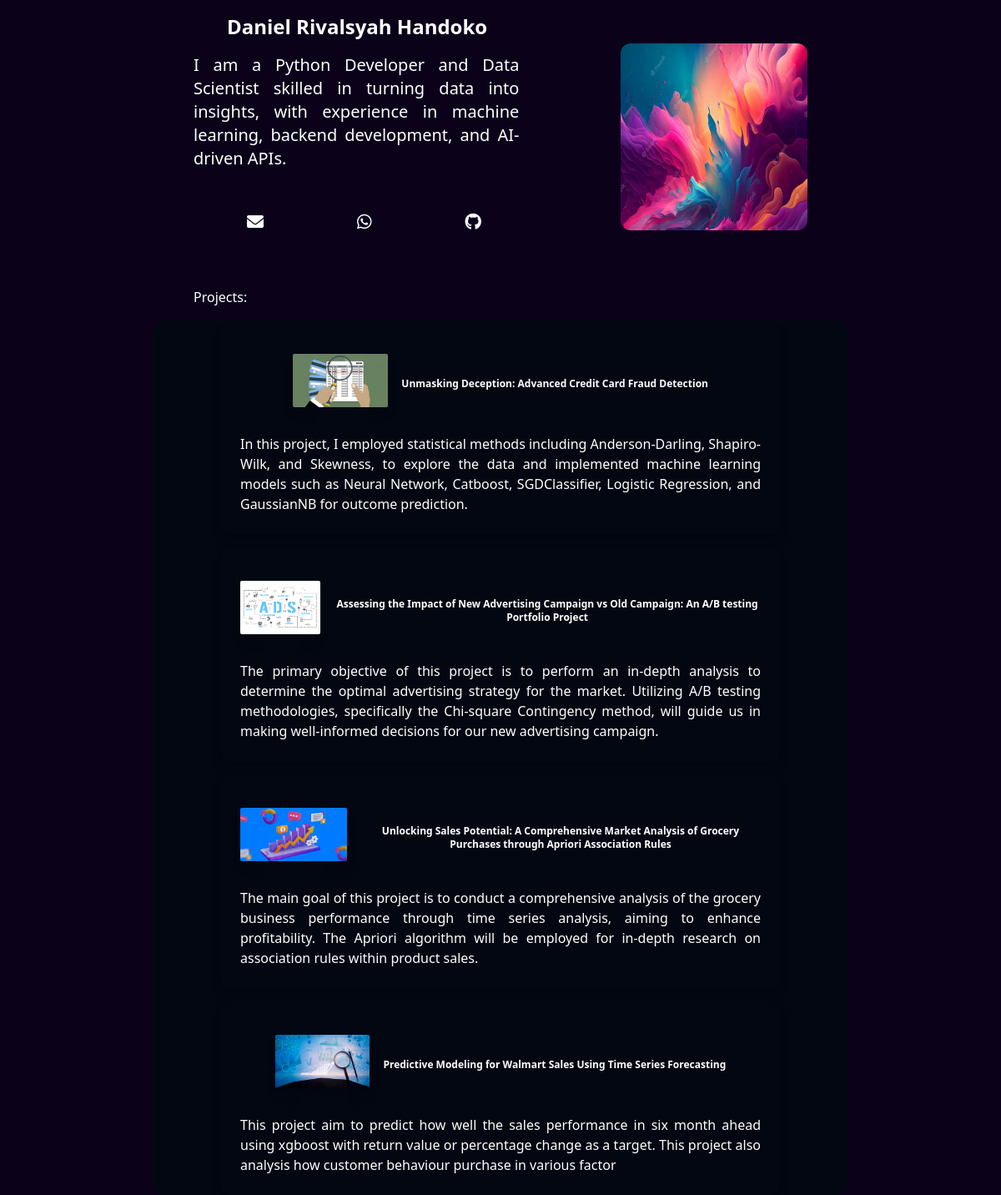
The page / on the database its author committed.
### portfolio/models.py (models this page shows, shortened)
class Profile(models.Model):
    project = models.ManyToManyField(Project)
    name = models.CharField(max_length=100)
    photo = models.ImageField(upload_to='images/',
                              blank=True,
                              null=True)
    bio = models.TextField()
    summary = models.TextField(null=True,
                               blank=True)
    email = models.EmailField()
    phone = models.CharField(max_length=20)
    social_links = models.URLField(blank=True,
                                   null=True)

class Project(models.Model):
    skills = models.ManyToManyField(Skill)
    title = models.CharField(max_length=200)
    summary = models.TextField(null=True,
                               blank=True)
    description = models.TextField()
    image = models.ImageField(upload_to='images/')
    url = models.URLField(blank=True,
                          null=True)
    created_at = models.DateField(auto_now_add=True)

### portfolio/views.py (the view)
# urls.py: 2. Add a URL to urlpatterns:  path('', Home.as_view(), name='home')
class Home(generic.DetailView):
    model = Profile
    template_name = 'portfolio/home.html'
    context_object_name = 'profiles'
    def get_object(self, queryset=None):
        return Profile.objects.first()
    def get_context_data(self, **kwargs):
        context = super().get_context_data(**kwargs)
        context['projects'] = Project.objects.all()
        return context

### portfolio/templates/portfolio/home.html (shortened to what this page needs)
{% extends 'base.html' %}
{% block content %}
<body class="container mx-auto h-screen text-white" style="background-color: #0B021A;">
<main class="container mx-auto gap-x-4 px-24">
<div>
<div class="container mx-auto flex item-center gap-x-4 px-12">
    <div class="flex justify-between items-center gap-6">
        <div class="flex flex-col">
            <p class="whitespace-normal text-2xl font-semibold text-white px-10 py-4">
            {{profiles.name}}
            </p>
            <p class="whitespace-normal w-4/5 text-xl font-sans text-white text-justify">
            {{profiles.summary}}
            </p>
        <div class="flex item-center">
            <p class="flex gap-x-28 px-16 py-12">
                <a href='mailto:{{profiles.email}}' target='_blank'>
                    <i class="fa-solid fa-envelope text-white text-xl"></i>
                </a>
                <a href='https://wa.me/{{profiles.phone}}' target='_blank'>
                    <i class="fa-brands fa-whatsapp text-white text-xl"></i>
                </a>
                <a href='{{profiles.social_links}}' target='_blank'>
                    <i class="fa-brands fa-github text-white text-xl"></i>
                </a>
            </p>
        </div>
        </div>
        <div class="shrink-0">
            <img class="size-56 rounded-xl" src="{{profiles.photo.url}}" alt="Altphoto">
        </div>
    </div>
</div>
</div>
<main>
    <p class="flex item-center gap-x-4 px-12 py-4">
        Projects:
    </p>
    <div class="container mx-auto bg-gray-950 rounded-xl flex flex-col items-center gap-y-4">
        {% if projects %}
        {% for project in projects %}
        <div class="p-6 max-w-2xl bg-gray-950 rounded-xl shadow-lg flex flex-col items-center gap-y-4">
            <div class="flex items-center space-y-2 sm:py-4 sm:flex sm:items-center sm:spacey-0 sm:gap-x-4">
                <img class="block mx-auto h-16 rounded-sm shadow-lg sm:mx-0 sm:shrink-0" src="{{project.image.url}}">
                <a href='{% url 'portfolio:project' project.id %}'
                    class="text-xs font-semibold text-white text-center space-y-2 sm:text-center"
                >
                    {{ project.title }}
                </a>
            </div>
            <p class="text-justify">
                {{ project.summary }}
            </p>
        </div>
        {% endfor %}
        {% else %}
        <p>No projects found.</p>
        {% endif %}
    </div>
</body>
{% endblock content %}

### templates/base.html (shortened to what this page needs)
<!DOCTYPE html>
<html lang="en">
{% load static %}
<head>
    <script src="https://cdn.tailwindcss.com"></script>
    <link href="{% static 'css/styles.css' %}" rel="stylesheet">
    <link href="https://cdnjs.cloudflare.com/ajax/libs/font-awesome/6.0.0/css/all.min.css" rel="stylesheet">
</head>
{% block content %}{% endblock content %}

### static/css/styles.css (style rules this page uses)
html, :host { line-height: 1.5; -webkit-text-size-adjust: 100%; -moz-tab-size: 4; -o-tab-size: 4; tab-size: 4; font-family: ui-sans-serif, system-ui, sans-serif, "Apple Color Emoji", "Segoe UI Emoji", "Segoe UI Symbol", "Noto Color Emoji"; font-feature-settings: normal; font-variation-settings: normal; -webkit-tap-highlight-color: transparent; }
body { margin: 0; line-height: inherit; }
a { color: inherit; text-decoration: inherit; }
blockquote, dl, dd, h1, h2, h3, h4, h5, h6, hr, figure, p, pre { margin: 0; }
img, svg, video, canvas, audio, iframe, embed, object { display: block; vertical-align: middle; }
img, video { max-width: 100%; height: auto; }
.block { display: block; }

### rows shown on the page
Profile: name "Daniel Rivalsyah Handoko", summary "I am a Python Developer and Data Scientist skilled in turning data into insights, with experience in machine learning, backend development, and AI-driven APIs.", photo (picture)
Project: image (picture), title "Unmasking Deception: Advanced Credit Card Fraud Detection", summary "In this project, I employed statistical methods including Anderson-Darling, Shapiro-Wilk, and Skewness, to explore the data and implemented machine learning models such as Neural Network, Catboost, SGDClassifier, Logistic Regression, and GaussianNB for outcome prediction."
Project: image (picture), title "Assessing the Impact of New Advertising Campaign vs Old Campaign: An A/B testing Portfolio Project", summary "The primary objective of this project is to perform an in-depth analysis to determine the optimal advertising strategy for the market. Utilizing A/B testing methodologies, specifically the Chi-square Contingency method, will guide us in making well-informed decisions for our new advertising campaign."
Project: image (picture), title "Unlocking Sales Potential: A Comprehensive Market Analysis of Grocery Purchases through Apriori Association Rules", summary "The main goal of this project is to conduct a comprehensive analysis of the grocery business performance through time series analysis, aiming to enhance profitability. The Apriori algorithm will be employed for in-depth research on association rules within product sales."
Project: image (picture), title "Predictive Modeling for Walmart Sales Using Time Series Forecasting", summary "This project aim to predict how well the sales performance in six month ahead using xgboost with return value or percentage change as a target. This project also analysis how customer behaviour purchase in various factor"
